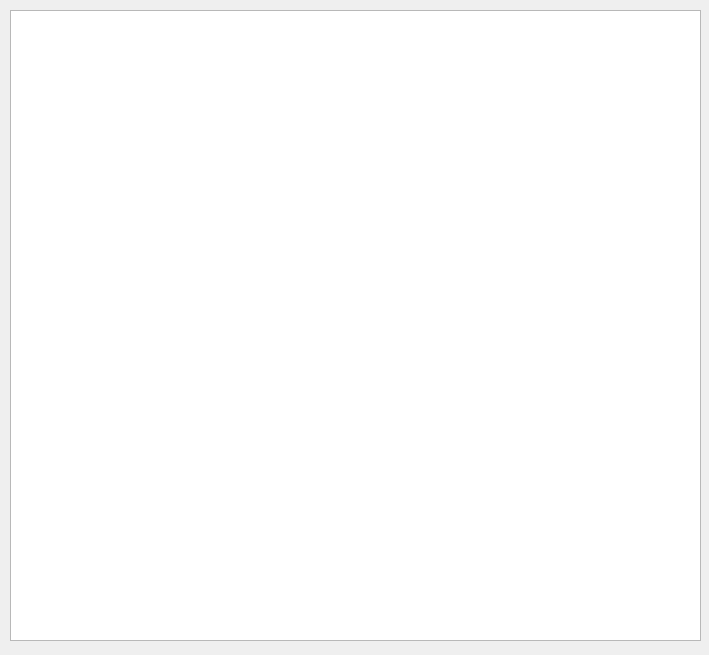
<?xml version="1.0" encoding="UTF-8"?>
<ui version="4.0">
 <class>Form</class>
 <widget class="QWidget" name="Form">
  <property name="geometry">
   <rect>
    <x>0</x>
    <y>0</y>
    <width>709</width>
    <height>655</height>
   </rect>
  </property>
  <property name="windowTitle">
   <string>Form</string>
  </property>
  <widget class="QListWidget" name="listWidget">
   <property name="geometry">
    <rect>
     <x>10</x>
     <y>10</y>
     <width>691</width>
     <height>631</height>
    </rect>
   </property>
   <property name="dragDropMode">
    <enum>QAbstractItemView::DragOnly</enum>
   </property>
   <property name="viewMode">
    <enum>QListView::IconMode</enum>
   </property>
  </widget>
 </widget>
 <resources/>
 <connections/>
</ui>
